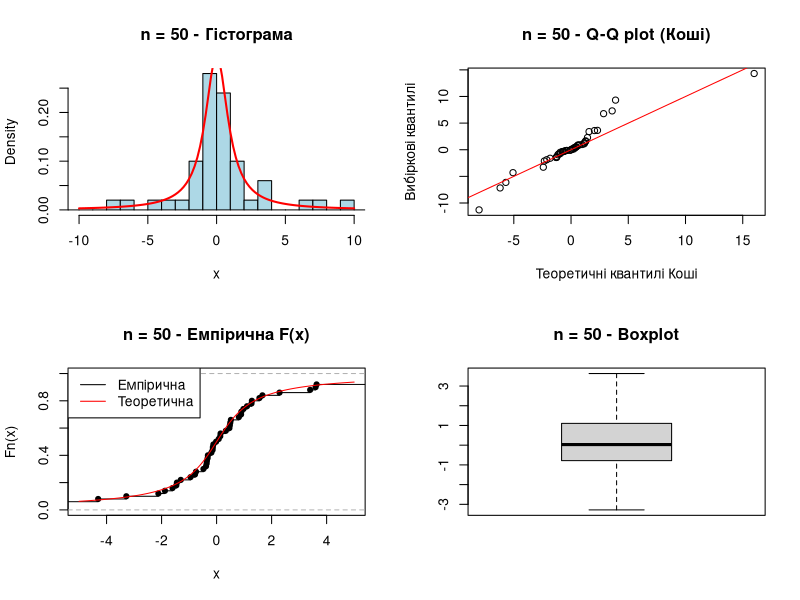

Write R code to recreate this figure. (Note: this script raises an error after producing the figure.)
## ---- chunk 1
set.seed(123)  # для відтворюваності результатів

n1 <- 50
n2 <- 1000

# Генеруємо вибірки з розподілу Коші (стандартний розподіл Коші: location=0, scale=1)
sample_50 <- rcauchy(n1, location = 0, scale = 1)
sample_1000 <- rcauchy(n2, location = 0, scale = 1)
## ---- chunk 2
# Функція щільності розподілу Коші
dcauchy_custom <- function(x) {
  1 / (pi * (1 + x^2))
}

# Функція розподілу Коші
pcauchy_custom <- function(x) {
  atan(x) / pi + 0.5
}
## ---- chunk 3
desc_stats <- function(x) {
  c(
    n = length(x),
    mean = mean(x),
    median = median(x),
    sd = sd(x),
    min = min(x),
    max = max(x)
  )
}

stats_50 <- desc_stats(sample_50)
stats_1000 <- desc_stats(sample_1000)

knitr::kable(
  data.frame(
    Характеристика = names(stats_50),
    `n=50` = round(stats_50, 4),
    `n=1000` = round(stats_1000, 4)
  ),
  caption = "Основні статистичні характеристики вибірок"
)
## ---- chunk 4
# Функція для побудови графіків
plot_cauchy <- function(x, main = "") {
  par(mfrow = c(2, 2))
  
  # Гістограма з теоретичною щільністю
  hist(x, freq = FALSE, main = paste(main, "- Гістограма"), 
       col = "lightblue", breaks = 30, xlim = c(-10, 10))
  curve(dcauchy_custom(x), add = TRUE, col = "red", lwd = 2)
  
  # Q-Q plot порівняно з розподілом Коші
  qqplot(rcauchy(length(x)), x, 
         main = paste(main, "- Q-Q plot (Коші)"),
         xlab = "Теоретичні квантилі Коші",
         ylab = "Вибіркові квантилі")
  abline(0, 1, col = "red")
  
  # Емпірична функція розподілу
  plot(ecdf(x), main = paste(main, "- Емпірична F(x)"), 
       xlim = c(-5, 5))
  curve(pcauchy_custom(x), add = TRUE, col = "red")
  legend("topleft", legend = c("Емпірична", "Теоретична"), 
         col = c("black", "red"), lty = 1)
  
  # Boxplot (обрізаємо екстремальні значення для кращого відображення)
  boxplot(x, main = paste(main, "- Boxplot"), outline = FALSE)
}

plot_cauchy(sample_50, "n = 50")
## ---- chunk 5
# Тест Колмогорова-Смирнова для перевірки відповідності розподілу Коші
ks_test_50 <- ks.test(sample_50, "pcauchy", location = 0, scale = 1)
ks_test_1000 <- ks.test(sample_1000, "pcauchy", location = 0, scale = 1)

# Тест Андерсона-Дарлінга (потрібно встановити пакет goftest)
if (!require(goftest)) {
  install.packages("goftest")
  library(goftest)
}

ad_test_50 <- ad.test(sample_50, "pcauchy", location = 0, scale = 1)
ad_test_1000 <- ad.test(sample_1000, "pcauchy", location = 0, scale = 1)

# Формуємо таблицю результатів
test_results <- data.frame(
  Тест = c("Kolmogorov-Smirnov", "Anderson-Darling"),
  `n=50` = c(ks_test_50$p.value, ad_test_50$p.value),
  `n=1000` = c(ks_test_1000$p.value, ad_test_1000$p.value)
)

knitr::kable(
  test_results,
  caption = "p-value статистичних тестів на відповідність розподілу Коші",
  digits = 4
)
## ---- chunk 6
# Теоретична ймовірність
theoretical_prob <- 0.5

# Емпіричні ймовірності
empirical_prob_50 <- mean(sample_50 >= -1 & sample_50 <= 1)
empirical_prob_1000 <- mean(sample_1000 >= -1 & sample_1000 <= 1)

prob_comparison <- data.frame(
  Вибірка = c("n = 50", "n = 1000", "Теоретична"),
  Ймовірність = c(empirical_prob_50, empirical_prob_1000, theoretical_prob)
)

knitr::kable(
  prob_comparison,
  caption = "Порівняння теоретичної та емпіричної ймовірності P(-1 ≤ X ≤ 1)",
  digits = 4
)
## ---- chunk 7
alpha <- 0.05

conclusion_50 <- ifelse(ks_test_50$p.value > alpha, "Не відхиляємо H0", "Відхиляємо H0")
conclusion_1000 <- ifelse(ks_test_1000$p.value > alpha, "Не відхиляємо H0", "Відхиляємо H0")

cat("Для вибірки n = 50:", conclusion_50, "(p-value =", round(ks_test_50$p.value, 4), ")\n")
cat("Для вибірки n = 1000:", conclusion_1000, "(p-value =", round(ks_test_1000$p.value, 4), ")\n")
cat("\nЕмпірична перевірка ймовірності P(-1 ≤ X ≤ 1):\n")
cat("Теоретична:", theoretical_prob, "\n")
cat("n = 50:", empirical_prob_50, "\n")
cat("n = 1000:", empirical_prob_1000)
## ---- chunk 8
# Власна реалізація функції щільності розподілу Коші
my_dcauchy <- function(x, location = 0, scale = 1) {
  1 / (pi * scale * (1 + ((x - location) / scale)^2))
}

# Власна реалізація функції розподілу Коші
my_pcauchy <- function(x, location = 0, scale = 1) {
  atan((x - location) / scale) / pi + 0.5
}

# Перевірка роботи функцій
x_test <- seq(-3, 3, length.out = 10)
comparison <- data.frame(
  x = x_test,
  dcauchy_R = dcauchy(x_test),
  dcauchy_my = my_dcauchy(x_test),
  pcauchy_R = pcauchy(x_test),
  pcauchy_my = my_pcauchy(x_test)
)

knitr::kable(
  comparison,
  caption = "Порівняння власних реалізацій з функціями R",
  digits = 6
)
## ---- chunk 9
shapiro.test(x)     # Основний тест
qqnorm(x); qqline(x)# Q-Q графік
ks.test(x, "pnorm") # Тест Колмогорова-Смирнова
